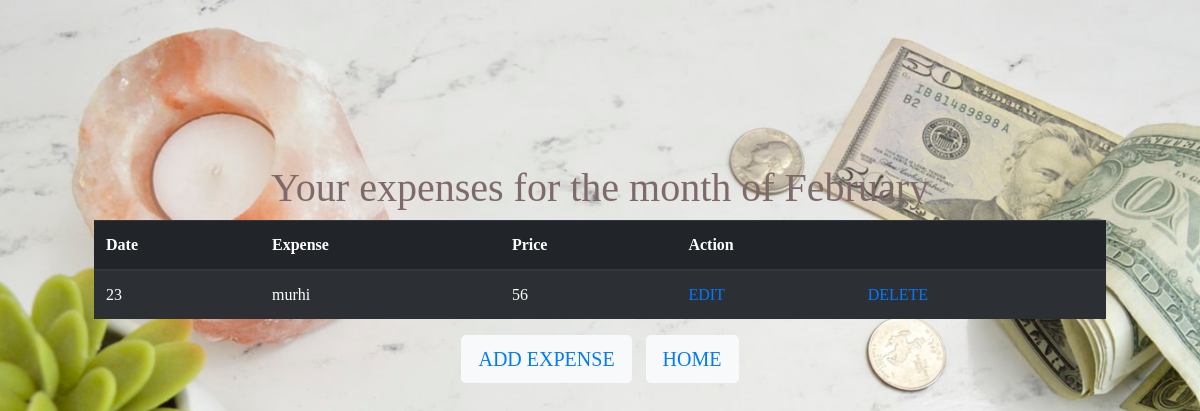
/checkexpenseFeb/, run on an earlier commit of the app's database.
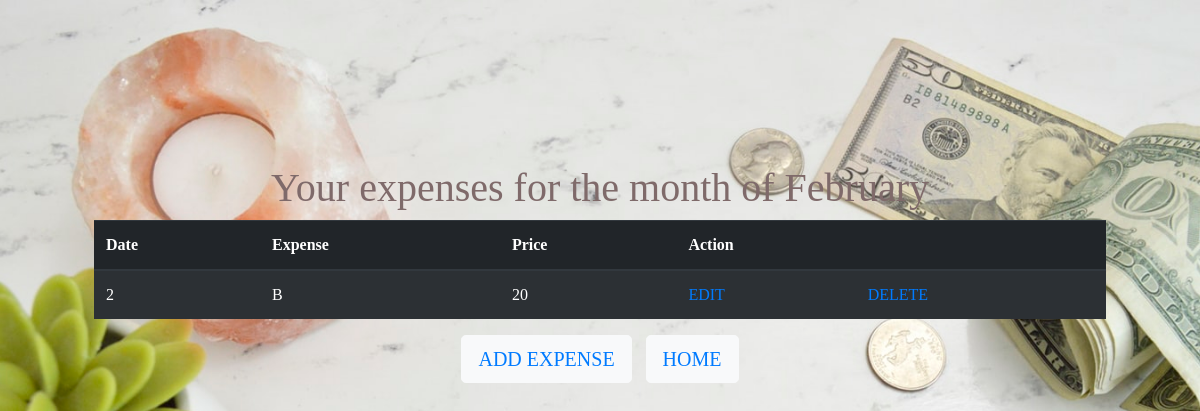
And on a later commit of the database.
### webapp/models.py (models this page shows)
class ExpenseFeb(models.Model):
    date = models.IntegerField()
    expense = models.CharField(max_length=30)
    price = models.IntegerField()

### webapp/views.py (the view)
# urls.py: url(r'^checkexpenseFeb/', views.checkexpenseFeb),
def checkexpenseFeb(request):
    expense = ExpenseFeb.objects.all().order_by("date")
    return render(request, "checkexpense/checkexpenseFeb.html", {'expense': expense})

### webapp/templates/checkexpense/checkexpenseFeb.html (shortened to what this page needs)
<!DOCTYPE html>
<html>
  <head>
    <link
      rel="stylesheet"
      href="https://maxcdn.bootstrapcdn.com/bootstrap/4.0.0/css/bootstrap.min.css"
    />
    {% load static %}
  </head>
  <body class="container all" style="margin-top: 100px;">
    <h1 style="text-align: center;">Your expenses for the month of February</h1>
    <table class="table table-striped table-dark">
      <thead>
        <tr>
          <th scope="col">Date</th>
          <th scope="col">Expense</th>
          <th scope="col">Price</th>
          <th scope="col" colspan="2">Action</th>
        </tr>
      </thead>
      <tbody>
        {% for e in expense %}
        <tr>
          <td>{{e.date}}</td>
          <td>{{e.expense}}</td>
          <td>{{e.price}}</td>
          <td><a href="/editexpense/{{ e.id }}">EDIT</a></td>
          <td>
            <a href="/deleteexpense/{{ e.id }}/" onclick="return check()"
              >DELETE</a
            >
          </td>
        </tr>
        {% endfor %}
      </tbody>
    </table>
    <center>
      <button class="btn btn-light btn-lg" style="margin-right: 10px;">
        <a href="/addexpenseFeb">ADD EXPENSE</a>
      </button>
      <button type="button" class="btn btn-light btn-lg">
        <a href="/options">HOME</a>
      </button>
    </center>
  </body>
</html>

### webapp/static/css/style.css (style rules this page uses)
.all { background: url("../images/image1.jpeg") no-repeat center center fixed; -webkit-background-size: cover; -moz-background-size: cover; -o-background-size: cover; background-size: cover; }
.container { height: calc(100vh - 8em); padding: 4em; color: #7f6a6a; font-family: "Dancing Script", cursive; }

What changed in the data, as far as the page shows it:
removed ExpenseFeb: date "23", expense "murhi", price "56"
added ExpenseFeb: date "2", expense "B", price "20"
